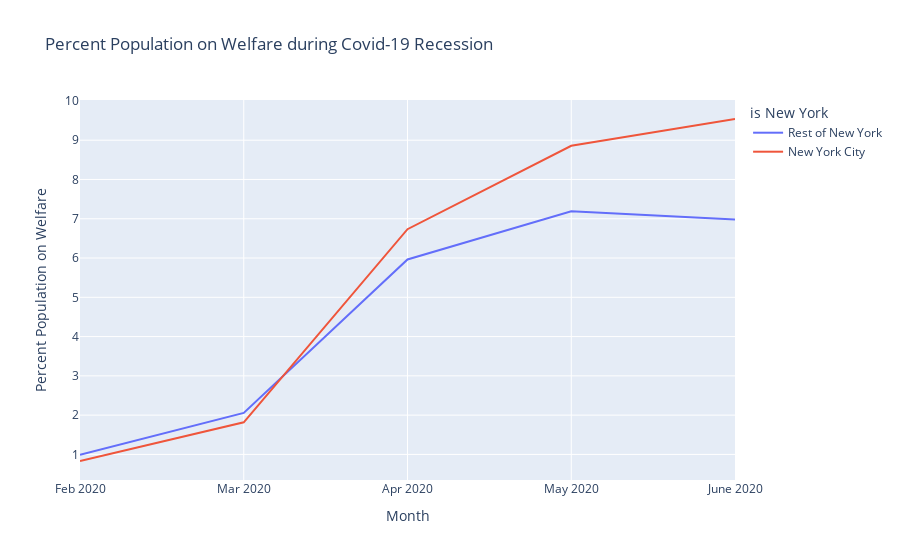

The cell this chart's notebook holds for it:
### Code cell
fig= px.line(recession_2020, x="Month", y="Percent Population on Welfare", color='is New York',title="Percent Population on Welfare during Covid-19 Recession")
fig.show()

### Figure 1 — Plotly figure (JSON) as saved in the notebook; plotly's stock layout.template omitted (floating-point values rounded to 4 significant figures)
{"data": [{"hovertemplate": "is New York=Rest of New York<br>Month=%{x}<br>Percent Population on Welfare=%{y}<extra></extra>", "legendgroup": "Rest of New York", "line": {"color": "#636efa", "dash": "solid"}, "mode": "lines", "name": "Rest of New York", "orientation": "v", "showlegend": true, "type": "scatter", "x": ["Feb 2020", "Mar 2020", "Apr 2020", "May 2020", "June 2020"], "xaxis": "x", "y": [0.9904, 2.055, 5.963, 7.189, 6.982], "yaxis": "y"}, {"hovertemplate": "is New York=New York City<br>Month=%{x}<br>Percent Population on Welfare=%{y}<extra></extra>", "legendgroup": "New York City", "line": {"color": "#EF553B", "dash": "solid"}, "mode": "lines", "name": "New York City", "orientation": "v", "showlegend": true, "type": "scatter", "x": ["Feb 2020", "Mar 2020", "Apr 2020", "May 2020", "June 2020"], "xaxis": "x", "y": [0.8325, 1.817, 6.734, 8.857, 9.54], "yaxis": "y"}], "layout": {"legend": {"title": {"text": "is New York"}, "tracegroupgap": 0}, "title": {"text": "Percent Population on Welfare during Covid-19 Recession"}, "xaxis": {"anchor": "y", "domain": [0, 1], "title": {"text": "Month"}}, "yaxis": {"anchor": "x", "domain": [0, 1], "title": {"text": "Percent Population on Welfare"}}}}
